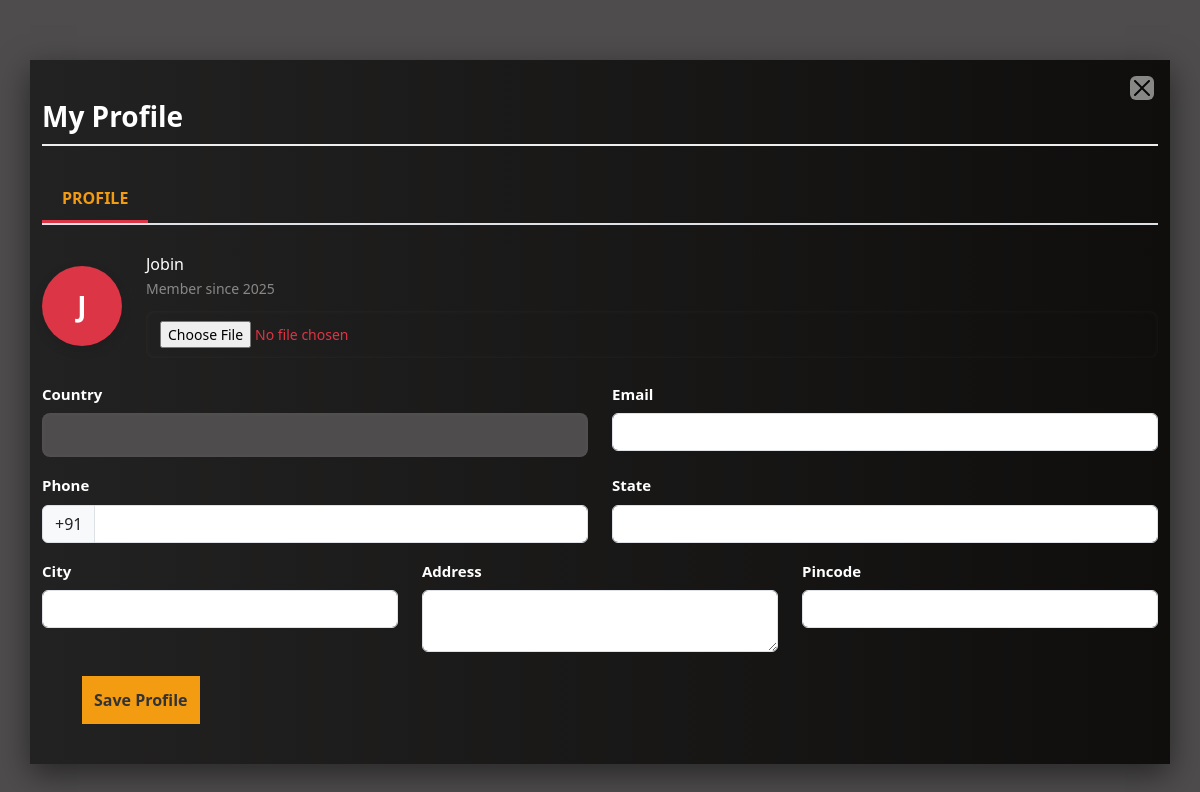
The app's page /userdashboard/myprofile/ (signed in), older data.
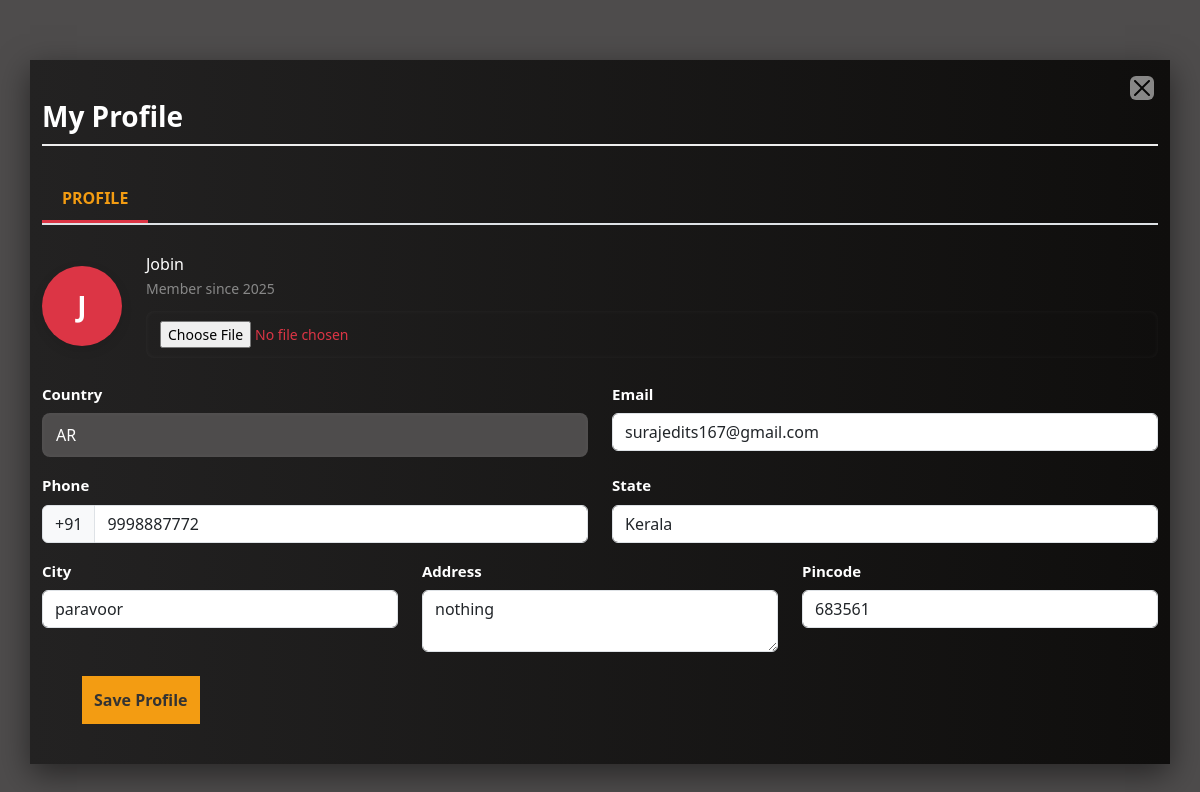
The same page, newer data.
### paintings/models.py (models this page shows, shortened)
class UserSignup(models.Model):
    phoneorusername = models.CharField(max_length=15)
    email = models.EmailField(max_length=254, blank=True, null=True)
    password = models.CharField(max_length=15)

class UserProfile(models.Model):
    user = models.OneToOneField(UserSignup, on_delete=models.CASCADE)
    email = models.EmailField( max_length=254, blank=True, null=True)
    phoneorusername = models.CharField(max_length=15)
    profile_picture = models.ImageField(upload_to='profile_pics/', blank=True, null=True)
    phone = models.CharField(max_length=15, blank=True, null=True)
    country = CountryField(blank_label='(Select country)', blank=True, null=True)
    address = models.CharField(max_length=255, blank=True, null=True)
    city = models.CharField(max_length=100, blank=True, null=True)
    state = models.CharField(max_length=100, blank=True, null=True)
    pincode = models.CharField(max_length=10, blank=True, null=True)
    created_at = models.DateTimeField(auto_now_add=True, null=True)

### paintings/views.py (the view)
# urls.py: path('userdashboard/myprofile/', views.myprofile, name='myprofile'),
def myprofile(request):
    user_id = request.session.get('user_id')
    if not user_id:
        return redirect('login')
    try:
        user = UserSignup.objects.get(id=user_id)
    except UserSignup.DoesNotExist:
        return redirect('login')
    profile, created = UserProfile.objects.get_or_create(user=user)
    if request.method == 'POST':
        form = UserProfileForm(request.POST, request.FILES, instance=profile)
        if form.is_valid():
            form.save()
            messages.success(request, "Profile updated successfully.")
            return redirect('myprofile')
        else:
            print("Form Errors:", form.errors)  # Debugging
    else:
        form = UserProfileForm(instance=profile)
    created_at = profile.created_at
    username = user.phoneorusername
    profile_initial = username[0].upper() if username else '?'
    profile_picture_url = profile.profile_picture.url if profile.profile_picture else None
    context = {
        'form': form,
        'user_name': username,
        'member_since': created_at,
        'profile_initial': profile_initial,
        'profile_picture': profile_picture_url,
    }
    return render(request, 'myprofile.html', context)

### paintings/forms.py
class UserProfileForm(forms.ModelForm):
    class Meta:
        model = UserProfile
        fields = [ 'profile_picture','email','phone', 'country', 'address', 'city', 'state', 'pincode']
        widgets = {
            'email': forms.EmailInput(attrs={'class': 'form-control'}),
            'phone': forms.TextInput(attrs={'class': 'form-control'}),
            'country': CountrySelectWidget(attrs={'class': 'form-select'}),
            'address': forms.Textarea(attrs={'class': 'form-control', 'rows': 2}),
            'city': forms.TextInput(attrs={'class': 'form-control'}),
            'state': forms.TextInput(attrs={'class': 'form-control'}),
            'pincode': forms.TextInput(attrs={'class': 'form-control'}),
        }

### paintings/templates/myprofile.html (shortened to what this page needs)
{% load static %}
<!DOCTYPE html>
<html lang="en">
<head>
    <link rel="stylesheet" href="{% static 'css/myprofile.css' %}">
    <link href="https://cdn.jsdelivr.net/npm/bootstrap@5.3.0/dist/css/bootstrap.min.css" rel="stylesheet">
    <link rel="stylesheet" href="https://cdn.jsdelivr.net/npm/swiper@11/swiper-bundle.min.css" />
</head>
<body>
<div class="container position-relative">
    <a href="{% url 'userdashboard' %}" style="background-color: #fff;" class="btn-close position-absolute top-0 end-0 m-3" aria-label="Close"></a>
    <h3 class="profile-header">My Profile</h3>
    <div class="profile-tab">
        <a href="#">PROFILE</a>
    </div>
    <form method="POST" enctype="multipart/form-data">
        <div class="row align-items-center mb-4">
            <div class="col-auto">
                {% if form.profile_picture.value %}
                    <img src="{{ form.profile_picture.value.url }}" class="profile-pic" />
                {% else %}
                    <div  class="profile-pic">{{ profile_initial }}</div>
                {% endif %}
            </div>
            <div class="col">
                <h6 class="mb-1" style="color: #fff;">{{ user_name }}</h6>
                <div class="member-info">Member since {{ member_since|date:"Y" }}</div>
                <div class="upload-text mt-1">
                    {{ form.profile_picture }}
                </div>
            </div>
        </div>
        <div class="row mb-3">
            <div class="col-md-6">
                <label class="form-label">Country</label>
                {{ form.country }}
            </div>
            <div class="col-md-6">
                <label class="form-label">Email</label>
                {{ form.email }}
            </div>
        </div>
        <div class="row mb-3">
            <div class="col-md-6">
                <label class="form-label" >Phone</label>
                <div class="input-group">
                    <span class="input-group-text" id="country-code">+91</span>
                    {{ form.phone }}
                </div>
            </div>
            <div class="col-md-6">
                <label class="form-label">State</label>
                {{ form.state }}
            </div>
        </div>
        <div class="row mb-4">
            <div class="col-md-4">
                <label class="form-label">City</label>
                {{ form.city }}
            </div>
            <div class="col-md-4">
                <label class="form-label">Address</label>
                {{ form.address }}
            </div>
            <div class="col-md-4">
                <label class="form-label">Pincode</label>
                {{ form.pincode }}
            </div>
        </div>
        <button type="submit" class="save-btn" >Save Profile</button>
    </form>
</div>
</body>
</html>

### paintings/static/css/myprofile.css (style rules this page uses)
body { font-family: 'Segoe UI', Tahoma, Geneva, Verdana, sans-serif; background: linear-gradient(to right, #4e4c4c, #4e4c4c); color: #333; margin: 0; padding: 0; }
.container { background: linear-gradient(to right, #232222, #0f0e0d); padding: 40px; max-width: 900px; margin: 60px auto; box-shadow: 0px 10px 30px rgba(0, 0, 0, 0.5); }
.profile-header { font-weight: 700; font-size: 28px; margin-bottom: 30px; color: #fff; border-bottom: 2px solid #eee; padding-bottom: 10px; }
.profile-tab { display: flex; border-bottom: 2px solid #dee2e6; margin-bottom: 30px; }
.profile-tab a { font-weight: 600; color: #f39c12; text-decoration: none; padding: 10px 20px; border-bottom: 3px solid #dc3545; }
.profile-pic { width: 80px; height: 80px; background-color: #dc3545; color: #fff; font-size: 28px; font-weight: bold; display: flex; align-items: center; justify-content: center; border-radius: 50%; object-fit: cover; box-shadow: 0 4px 12px rgba(0,0,0,0.1); }
.member-info { font-size: 14px; color: #888; }
.upload-text input[type="file"] { margin-top: 8px; font-size: 14px; color: #dc3545; background: transparent; border: none; }
.form-label { font-weight: 600; font-size: 15px; margin-bottom: 6px; color: #fff; }
input, select, textarea { width: 100%; padding: 10px 14px; border-radius: 8px; border: none; background-color: #4e4c4c; color: #fff; font-size: 15px; transition: border 0.3s ease-in-out; box-shadow: inset 0 0 5px rgba(255, 255, 255, 0.05); }
.save-btn { background: #f39c12; color: #333; font-weight: bold; margin-left: 40px; padding: 12px; font-size: 16px; border: none; cursor: pointer; transition: 0.2s ease-in-out; }

Row changes from the older to the newer data that the page shows:
changed UserProfile: country (not shown) → "AR"; email (not shown) → "surajedits167@gmail.com"; phone (not shown) → "9998887772"; state (not shown) → "Kerala"; city (not shown) → "paravoor"; address (not shown) → "nothing"; pincode (not shown) → "683561"
